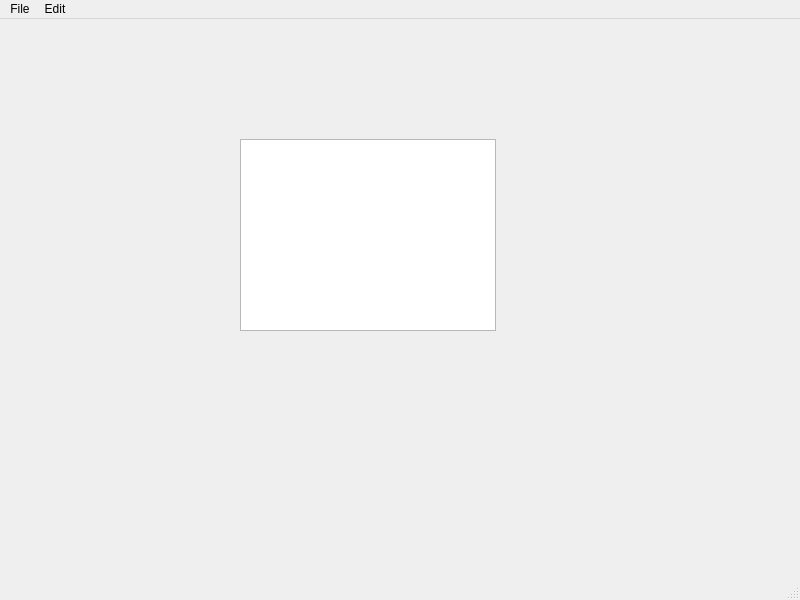
<?xml version="1.0" encoding="UTF-8"?>
<ui version="4.0">
 <class>MainWindow</class>
 <widget class="QMainWindow" name="MainWindow">
  <property name="geometry">
   <rect>
    <x>0</x>
    <y>0</y>
    <width>800</width>
    <height>600</height>
   </rect>
  </property>
  <property name="windowTitle">
   <string>MainWindow</string>
  </property>
  <widget class="QWidget" name="centralwidget">
   <widget class="QListWidget" name="listWidget">
    <property name="geometry">
     <rect>
      <x>240</x>
      <y>120</y>
      <width>256</width>
      <height>192</height>
     </rect>
    </property>
   </widget>
  </widget>
  <widget class="QMenuBar" name="menubar">
   <property name="geometry">
    <rect>
     <x>0</x>
     <y>0</y>
     <width>800</width>
     <height>21</height>
    </rect>
   </property>
   <widget class="QMenu" name="menuFile">
    <property name="title">
     <string>File</string>
    </property>
    <addaction name="newAction"/>
   </widget>
   <widget class="QMenu" name="menuEdit">
    <property name="title">
     <string>Edit</string>
    </property>
   </widget>
   <addaction name="menuFile"/>
   <addaction name="menuEdit"/>
  </widget>
  <widget class="QStatusBar" name="statusbar"/>
  <action name="action_new">
   <property name="text">
    <string>+ new</string>
   </property>
  </action>
  <action name="newAction">
   <property name="text">
    <string>+ new</string>
   </property>
  </action>
 </widget>
 <resources/>
 <connections/>
</ui>
